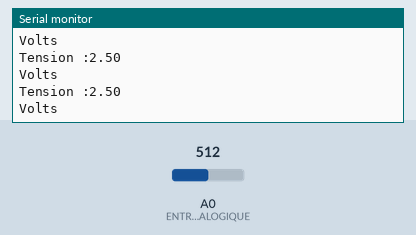
Recording of a sketch running on a simulated Arduino Uno, built with avr-gcc and run on an emulated ATmega328P. Shown: the last lines printed to the serial monitor. Inputs (shaded band) come from the test bench; at power-on: A0 (ENTREE_ANALOGIQUE) = 512.

Above: at 1.2 s.
1.3 s: A0 (ENTREE_ANALOGIQUE) set to 716
At 2.52 s:
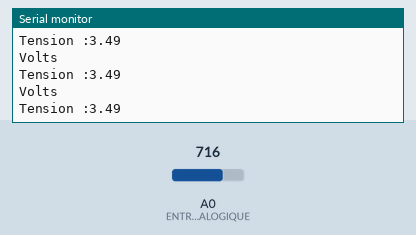
2.8 s: A0 (ENTREE_ANALOGIQUE) set to 900
At 2.83 s:
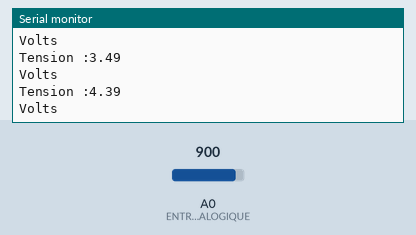
Timing chart, 0 to 5.8 s (numbered marks = the images above; inputs shaded):
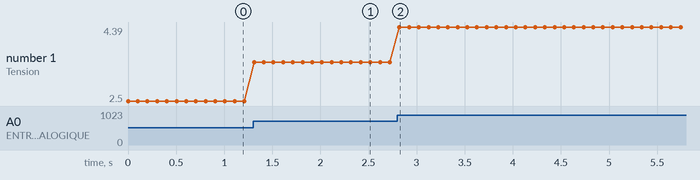

The sketch:

Tension_Measurement.ino
```cpp
#define ENTREE_ANALOGIQUE 0

void setup()
{
  Serial.begin(115200) ;
}

void loop()
{
  // lecture de la valeur analogique à mesurer
  int valeurLue = analogRead(ENTREE_ANALOGIQUE) ;

  // conversion de la valeur lue en une tension en centi-Volts
  float tensionLue = map(valeurLue, 0, 1023, 0, 500);

  // envoi pour affichage sur le moniteur série de la tension mesurée
  Serial.print("Tension :" ) ;
  Serial.println(tensionLue / 100.0) ; // Afficher la valeur en Volts
  Serial.println( "Volts") ;

  // attente d’une seconde (1000 millisecondes) entre deux mesures & affichages
  delay(100) ;
}
```

Measured:
- after the input at 1.3 s, the serial monitor: prints a new line at once (image 1)
- after the input at 2.8 s, the serial monitor: prints a new line at once (image 2)
- plotted number 1: 2.5 → 3.49 after the input at 1.3 s, 3.49 → 4.39 after the input at 2.8 s
